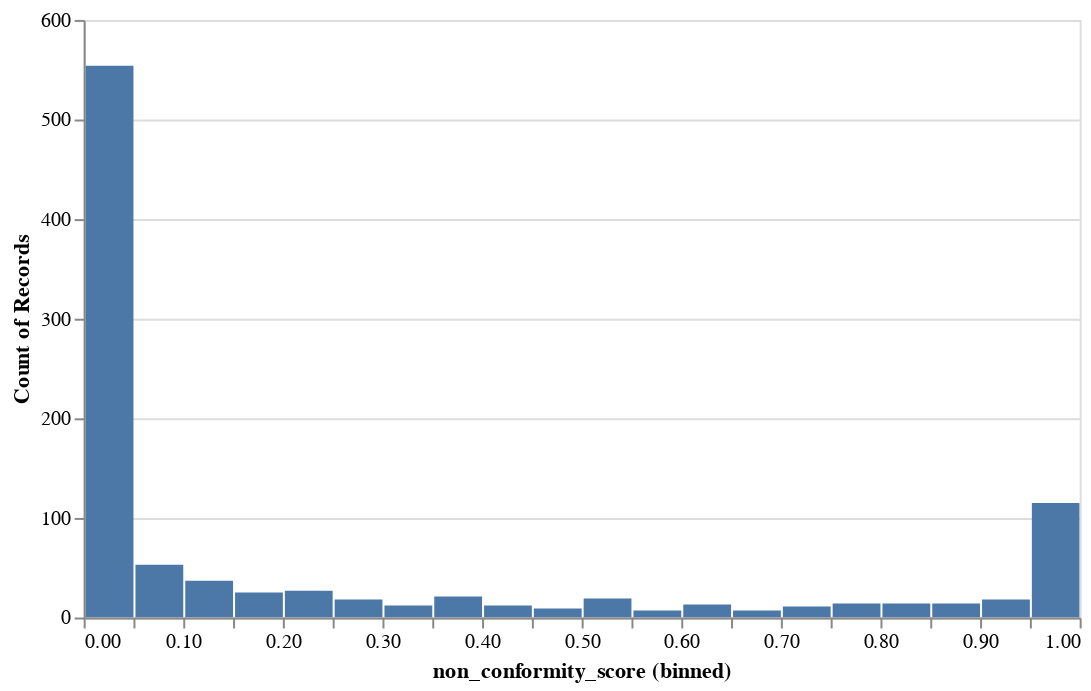

This figure's notebook cell:
### Code cell
# quantile calculation to know where to cutoff values so that you are sure the right
# class is there 95 % of the time
qhat = np.quantile(scores, q_level, method="higher")
df_non_conf = pl.DataFrame().with_columns(non_conformity_score= 1 - prob_true_class)
df_non_conf.plot.bar(
    x=alt.X("non_conformity_score").bin(maxbins=20),
    y='count()'

).properties(width=500)

### Figure 1 — Vega-Lite specification as saved in the notebook (floating-point values rounded to 4 significant figures; data arrays with more than 128 entries replaced by an {"elided": "..."} marker saying what was removed)
{"config": {"view": {"continuousWidth": 300, "continuousHeight": 300}}, "data": {"name": "data-01c2ebe3ed8731e9c9638525315cc337"}, "mark": {"type": "bar", "tooltip": true}, "encoding": {"x": {"bin": {"maxbins": 20}, "field": "non_conformity_score", "type": "quantitative"}, "y": {"aggregate": "count", "type": "quantitative"}}, "params": [{"name": "param_1", "select": {"type": "interval", "encodings": ["x", "y"]}, "bind": "scales"}], "width": 500, "$schema": "https://vega.github.io/schema/vega-lite/v5.20.1.json", "datasets": {"data-01c2ebe3ed8731e9c9638525315cc337": {"elided": "1000 records"}}}
